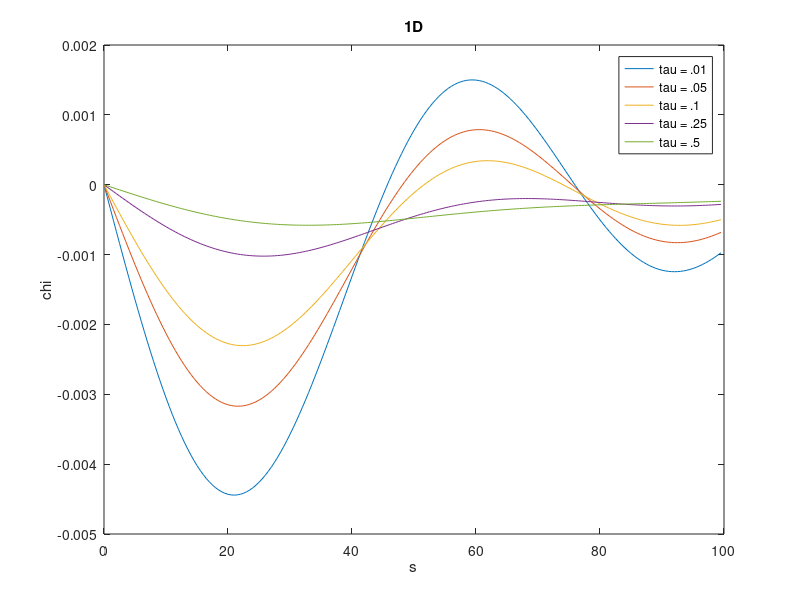
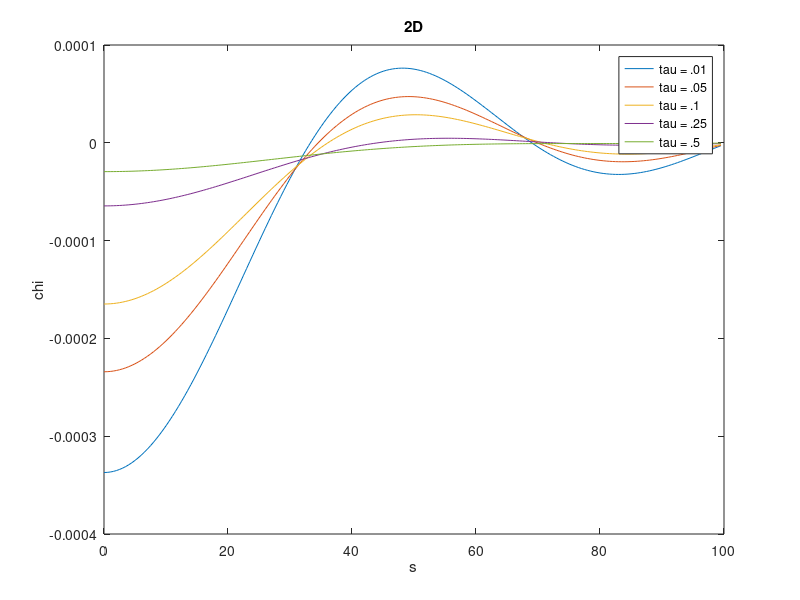
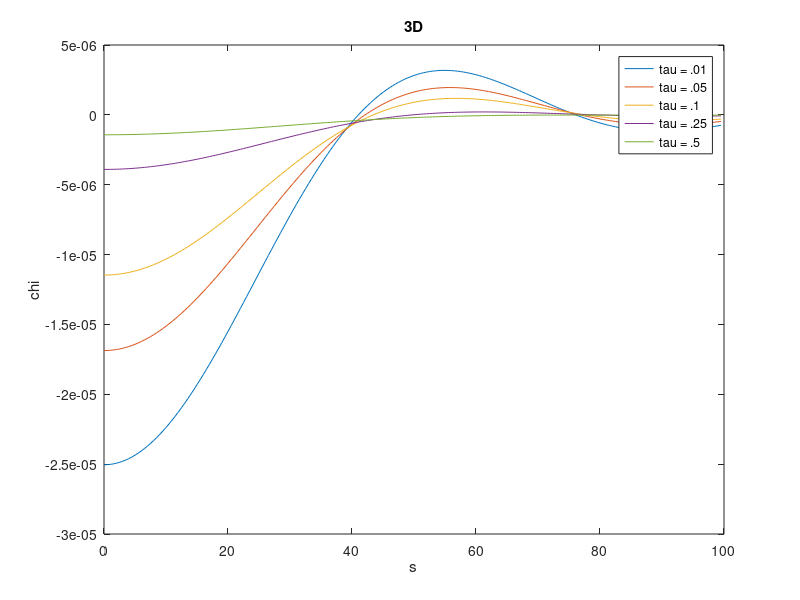
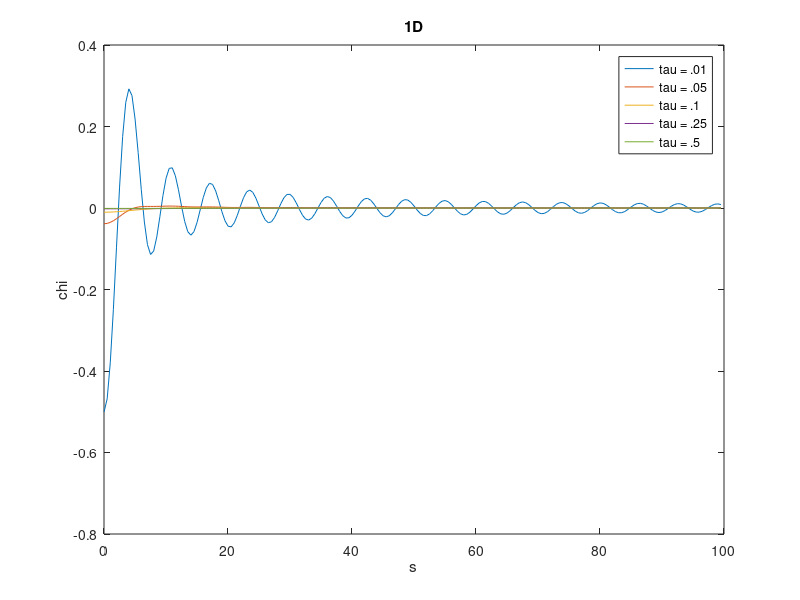

These figures' MATLAB source, in order:
%%integrating spin-spin interaction

%%test
%quadgk(@(x) 2*x, 10, 13)

%%calculate the "known" quantity: case for ohmic dispersion at same site, different tau
beta = 100.0;
%s = [.5, 1.0, 2.0];
%tau = 0.01:0.001:.5*beta;
%chi = ones(length(s), length(tau));
%for i = 1:length(tau)
%  for j = 1:length(s)
%	  chi(i, j) = quadcc(@(x) cos(s(j)*x).*x.*cosh((.5*beta - tau(i))*x)./sinh(.5*beta*x), 0, Inf);
%   end
%end
%figure()
%plot(tau, chi(:, 1), tau, chi(:, 2), tau, chi(:, 3))
%legend('s = .5')

%plot the integrand
%f = @(x) -besselj(0, 1*x).*x.*x.*cosh(.45*x.*sqrt(1 + x.*x))./sinh(.5*x.*sqrt(1 + x.*x))./sqrt(1 + x.*x);
%figure()
%plot(0:.01:10, f(0:.01:10))
%

%%%start with chi(tau) for different s
%beta = 100.0;
%s = beta*[.01, .1, .5, 1.0, 2.0];
%tau = 0.01*beta:(0.01*beta):.5*beta;
%chi = ones(length(s), length(tau));
%for i = 1:length(s)
%	for j = 1:length(tau)
%		chi(i, j) = quadcc(@(x) -sin(s(i) * x).*x.*cosh((.5*beta - tau(j))*x.*sqrt(1 + x.*x))./sinh(.5*beta*x.*sqrt(1 + x.*x))./sqrt(1 + x.*x), 0, 100);
%	end
%end
%chi_max = 1;
%figure()
%%plot(tau, chi(1, :), tau, chi(2, :) , tau, chi(3,:), tau, chi(4,:), tau, chi(5,:))
%plot(tau, chi(1, :) / max(abs(chi(1, :))), tau, chi_max / max(abs(chi(2, :)))* chi(2, :) , tau, chi_max /max(abs(chi(3, :)))*chi(3,:), tau, chi_max / max(abs(chi(4, :)))*chi(4,:), tau, chi_max / max(abs(chi(5, :)))*chi(5,:))
%title('1D')
%legend('s = .1', 's = 1', 's = 5', 's = 10', 's = 20')
%xlabel('tau-squiggle')
%ylabel('chi')
%
%
%s = beta*[.01, .1, .5, 1.0, 2.0];
%tau = 0.01*beta:(0.01*beta):.5*beta;
%chi = ones(length(s), length(tau));
%for i = 1:length(s)
%	for j = 1:length(tau)
%		chi(i, j) = quadcc(@(x) -besselj(0, s(i)*x).*x.*x.*cosh((.5*beta - tau(j))*x.*sqrt(1 + x.*x))./sinh(.5*beta*x.*sqrt(1 + x.*x))./sqrt(1 + x.*x), 0, 100);
%	end
%end
%figure()
%%plot(tau, chi(1, :), tau, chi(2, :) , tau, chi(3,:), tau, chi(4,:), tau, chi(5,:))
%plot(tau, chi(1, :) / max(abs(chi(1, :))), tau, chi_max / max(abs(chi(2, :)))* chi(2, :) , tau, chi_max /max(abs(chi(3, :)))*chi(3,:), tau, chi_max / max(abs(chi(4, :)))*chi(4,:), tau, chi_max / max(abs(chi(5, :)))*chi(5,:))
%title('2D')
%legend('s = .1', 's = 1', 's = 5', 's = 10', 's = 20')
%xlabel('tau-squiggle')
%ylabel('chi')
%
%
%s = beta*[.01, .1, .5, 1.0, 2.0];
%chi = ones(length(s), length(tau));
%for i = 1:length(s)
%	for j = 1:length(tau)
%		chi(i, j) = 1/s(i) * quadcc(@(x) -sin(s(i)*x).*x.*x.*cosh((.5*beta - tau(j))*x.*sqrt(1 + x.*x))./sinh(.5*beta*x.*sqrt(1 + x.*x))./sqrt(1 + x.*x), 0, 100);
%	end
%end
%figure()
%%plot(tau, chi(1, :), tau, chi(2, :) , tau, chi(3,:), tau, chi(4,:), tau, chi(5,:))
%plot(tau, chi(1, :) / max(abs(chi(1, :))), tau, chi_max / max(abs(chi(2, :)))* chi(2, :) , tau, chi_max /max(abs(chi(3, :)))*chi(3,:), tau, chi_max / max(abs(chi(4, :)))*chi(4,:), tau, chi_max / max(abs(chi(5, :)))*chi(5,:))
%title('3D')
%legend('s = .1', 's = 1', 's = 5', 's = 10', 's = 20')
%xlabel('tau-squiggle')
%ylabel('chi')
%
%%
%
%
%%%%now do chi(s) for different tau
tau = beta*[0, .05, .1, .25, .5];
s = 0.01:0.5:beta;
chi = ones(length(s), length(tau));
for i = 1:length(s)
	for j = 1:length(tau)
		chi(i, j) = quadcc(@(x) -sin(s(i)*x).*x.*cosh((.5*beta - tau(j))*x.*sqrt(1 + x.*x))./sinh(.5*beta*x.*sqrt(1 + x.*x))./sqrt(1 + x.*x), 0, .1);
	end
end
figure()
plot(s, chi(:, 1), s, chi(:, 2), s, chi(:, 3), s, chi(:, 4), s, chi(:, 5))
%plot(s, chi(:, 1)/max(abs(chi(:, 1))), s, chi(:, 2)/max(abs(chi(:, 2))), s, chi(:, 3)/max(abs(chi(:, 3))), s, chi(:, 4)/max(abs(chi(:, 4))), s, chi(:, 5)/max(abs(chi(:, 5))))
title('1D')
legend('tau = .01', 'tau = .05', 'tau = .1', 'tau = .25', 'tau = .5')
xlabel('s')
ylabel('chi')


s = 0.01:0.5:beta;
chi = ones(length(s), length(tau));
for i = 1:length(s)
	for j = 1:length(tau)
		chi(i, j) = quadcc(@(x) -besselj(0, s(i)*x).*x.*x.*cosh((.5*beta - tau(j))*x.*sqrt(1 + x.*x))./sinh(.5*beta*x.*sqrt(1 + x.*x))./sqrt(1 + x.*x), 0, .1);
	end
end
figure()
plot(s, chi(:, 1), s, chi(:, 2), s, chi(:, 3), s, chi(:, 4), s, chi(:, 5))
%plot(s, chi(:, 1)/max(abs(chi(:, 1))), s, chi(:, 2)/max(abs(chi(:, 2))), s, chi(:, 3)/max(abs(chi(:, 3))), s, chi(:, 4)/max(abs(chi(:, 4))), s, chi(:, 5)/max(abs(chi(:, 5))))
title('2D')
legend('tau = .01', 'tau = .05', 'tau = .1', 'tau = .25', 'tau = .5')
xlabel('s')
ylabel('chi')



s = 0.01:0.5:beta;
chi = ones(length(s), length(tau));
for i = 1:length(s)
	for j = 1:length(tau)
		chi(i, j) = 1/s(i) * quadcc(@(x) -sin(s(i)*x).*x.*x.*cosh((.5*beta - tau(j))*x.*sqrt(1 + x.*x))./sinh(.5*beta*x.*sqrt(1 + x.*x))./sqrt(1 + x.*x), 0, .1);
	end
end
figure()
plot(s, chi(:, 1), s, chi(:, 2), s, chi(:, 3), s, chi(:, 4), s, chi(:, 5))
%plot(s, chi(:, 1)/max(abs(chi(:, 1))), s, chi(:, 2)/max(abs(chi(:, 2))), s, chi(:, 3)/max(abs(chi(:, 3))), s, chi(:, 4)/max(abs(chi(:, 4))), s, chi(:, 5)/max(abs(chi(:, 5))))
title('3D')
legend('tau = .01', 'tau = .05', 'tau = .1', 'tau = .25', 'tau = .5')
xlabel('s')
ylabel('chi')

%%%%now do chi(s) for the linearly dispersing case
tau = beta*[0, .05, .1, .25, .5];
s = 0.01:0.5:beta;
chi = ones(length(s), length(tau));
for i = 1:length(s)
	for j = 1:length(tau)
		chi(i, j) = quadcc(@(x) -cos(s(i)*x).*x.*cosh((.5*beta - tau(j))*x)./sinh(.5*beta*x), 0, 1);
	end
end
figure()
plot(s, chi(:, 1), s, chi(:, 2), s, chi(:, 3), s, chi(:, 4), s, chi(:, 5))
%plot(s, chi(:, 1)/max(abs(chi(:, 1))), s, chi(:, 2)/max(abs(chi(:, 2))), s, chi(:, 3)/max(abs(chi(:, 3))), s, chi(:, 4)/max(abs(chi(:, 4))), s, chi(:, 5)/max(abs(chi(:, 5))))
title('1D')
legend('tau = .01', 'tau = .05', 'tau = .1', 'tau = .25', 'tau = .5')
xlabel('s')
ylabel('chi')

%%plot chi(s) from what we calculated analytically in Jed's notes
for j = 1:length(tau)
	chi(:, j) = 1/beta*(sin(pi*tau(j)/beta)*sin(pi*tau(j)/beta)*cosh(pi*s).*cosh(pi*s) - cos(pi*tau(j)/beta)*cos(pi*tau(j)/beta)*sinh(pi*s).*sinh(pi*s))...
				./(sin(pi*tau(j)/beta)*sin(pi*tau(j)/beta)*cosh(pi*s).*cosh(pi*s) + cos(pi*tau(j)/beta)*cos(pi*tau(j)/beta)*sinh(pi*s).*sinh(pi*s))...
				./(sin(pi*tau(j)/beta)*sin(pi*tau(j)/beta)*cosh(pi*s).*cosh(pi*s) + cos(pi*tau(j)/beta)*cos(pi*tau(j)/beta)*sinh(pi*s).*sinh(pi*s));
end
figure()
plot(s, chi(:, 1), s, chi(:, 2), s, chi(:, 3), s, chi(:, 4), s, chi(:, 5))


%s = 0:0.01:2;
%mrho = .1;
%chi_1D = -.5*mrho*exp(-s);
%chi_2D = -2/pi*mrho*mrho * besselk(0, s);
%chi_3D = -1*mrho*mrho/(10*pi)./s.*exp(-s);
%plot(s, chi_1D, s, chi_2D, s, chi_3D)
%xlabel('s')
%ylabel('chi')
%title('Long-Time Interactions')
%legend('1D', '2D', '3D', 'location', 'southeast')